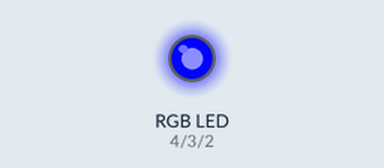
The sketch below on a simulated Arduino Uno, built with avr-gcc and run on an emulated ATmega328P. On the bench: an RGB LED mixed from three pins (HIGH = lit). Dim RGB values are drawn brighter than linear.

Above: at 0.05 s.
At 0.75 s:
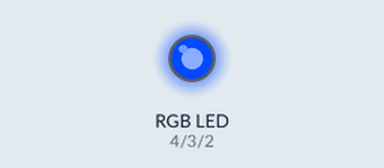
At 1.45 s:
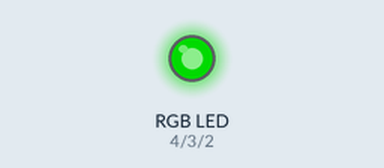
At 3.2 s:
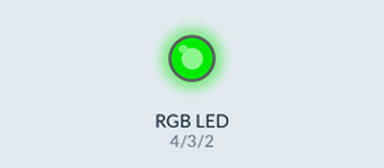
At 4.65 s:
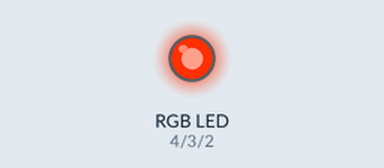
At 6.35 s:
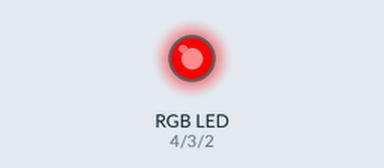
Timing chart, 0 to 10.0 s (numbered marks = the images above):
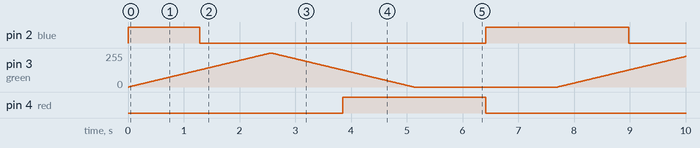

Measured:
- by itself, pin 2 (blue): repeats every 7.7 s: LOW 5.1 s, HIGH 2.6 s
- by itself, pin 4 (red): alternates HIGH for 2.6 s and LOW for 5.1 s

The sketch:

RGB_LED_Fader.ino
```cpp
/*
   RGB Led Fader
   Fades an RGB LED by using the analogWrite() function
   Created at TH Köln
   by Maurice Thomé, 13.04.2016
*/

//PWM Output Pins:
int blue = 2;
int green = 3;
int red = 4;

//fade speed:
int speed = 10;


void setup() {

  //Set all used Pins as output Pins
  pinMode (blue, OUTPUT);
  pinMode (green, OUTPUT);
  pinMode (red, OUTPUT);

}

void loop() {

  //check https://www.arduino.cc/en/Reference/AnalogWrite for more information

  int k = 255;

  for (int i = 0; i <= 255; i++) {
    analogWrite (blue, k);
    analogWrite (green, i);
    k--;
    delay (speed);
  }

  k = 255;
  for (int i = 0; i <= 255; i++) {
    analogWrite (green, k);
    analogWrite (red, i);
    k--;
    delay (speed);
  }

  k = 255;
  for (int i = 0; i <= 255; i++) {
    analogWrite (red, k);
    analogWrite (blue, i);
    k--;
    delay (speed);
  }
}
```
